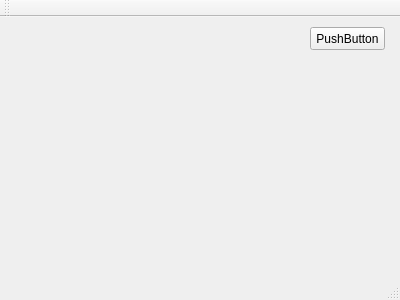
<?xml version="1.0" encoding="UTF-8"?>
<ui version="4.0">
 <class>MainWindow</class>
 <widget class="QMainWindow" name="MainWindow">
  <property name="geometry">
   <rect>
    <x>0</x>
    <y>0</y>
    <width>400</width>
    <height>300</height>
   </rect>
  </property>
  <property name="windowTitle">
   <string>MainWindow</string>
  </property>
  <widget class="QWidget" name="centralWidget">
   <widget class="mypanelopengl" name="widget" native="true">
    <property name="geometry">
     <rect>
      <x>20</x>
      <y>10</y>
      <width>271</width>
      <height>231</height>
     </rect>
    </property>
   </widget>
   <widget class="QPushButton" name="pushButton">
    <property name="geometry">
     <rect>
      <x>310</x>
      <y>10</y>
      <width>75</width>
      <height>23</height>
     </rect>
    </property>
    <property name="text">
     <string>PushButton</string>
    </property>
   </widget>
  </widget>
  <widget class="QMenuBar" name="menuBar">
   <property name="geometry">
    <rect>
     <x>0</x>
     <y>0</y>
     <width>400</width>
     <height>21</height>
    </rect>
   </property>
  </widget>
  <widget class="QToolBar" name="mainToolBar">
   <attribute name="toolBarArea">
    <enum>TopToolBarArea</enum>
   </attribute>
   <attribute name="toolBarBreak">
    <bool>false</bool>
   </attribute>
  </widget>
  <widget class="QStatusBar" name="statusBar"/>
 </widget>
 <layoutdefault spacing="6" margin="11"/>
 <customwidgets>
  <customwidget>
   <class>mypanelopengl</class>
   <extends>QWidget</extends>
   <header>mypanelopengl.h</header>
   <container>1</container>
  </customwidget>
 </customwidgets>
 <resources/>
 <connections/>
</ui>
